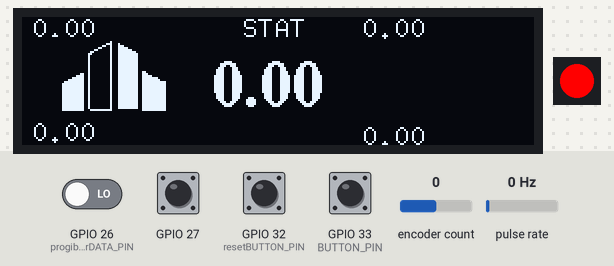
Simulated run of this program. Board: ESP32. Parts: 256×64 one-colour display, 1 RGB LEDs in strip order, left to right. Wiring (inferred from the names in the program): pulse sensor: data GPIO 35. The test bench sets the inputs (shaded band); at power-on: GPIO 27, GPIO 32 (resetBUTTON_PIN), GPIO 33 (BUTTON_PIN) HIGH, GPIO 26 (progibomerDATA_PIN) LOW, encoder count 0, pulse rate 0 Hz. The local clock reads 2024-03-15 10:24:30 at power-on unless the program sets it; storage starts empty; what the program prints to the serial monitor is not drawn.

Above: at 1.2 s.
1.3 s: GPIO 27 pulled LOW for 0.15 s
3.0 s: GPIO 33 (BUTTON_PIN) pulled LOW for 0.15 s
At 3.8 s:
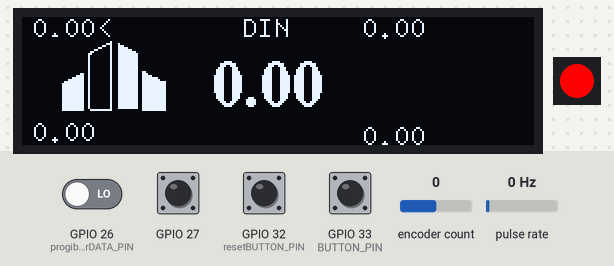
4.7 s: encoder count set to 4
6.4 s: GPIO 26 (progibomerDATA_PIN) driven HIGH
At 7.0 s:
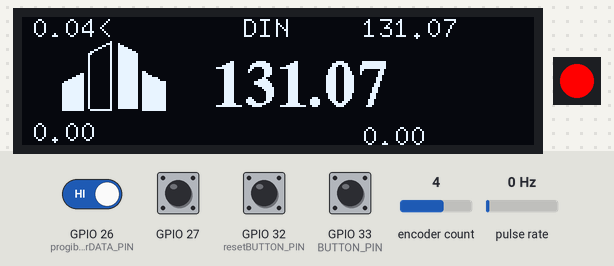
7.9 s: encoder count set to 8
At 9.2 s:
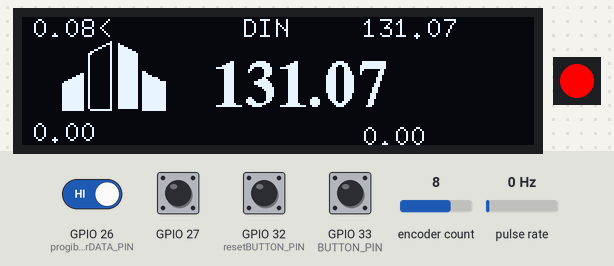
9.5 s: GPIO 32 (resetBUTTON_PIN) pulled LOW for 0.15 s
At 9.75 s:
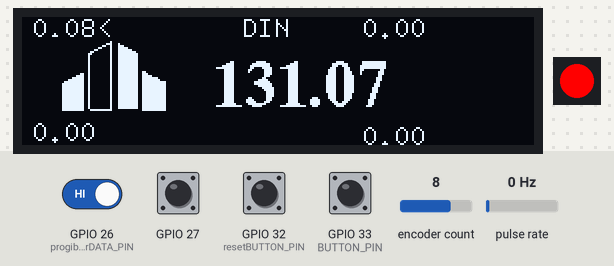
Timing chart, 0 to 12.3 s (numbered marks = the images above; inputs shaded):
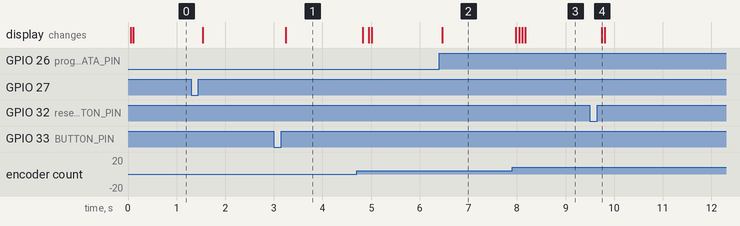

The program:

main.cpp
```cpp
//#include <libraries.h> // Libraries defined
#include <config.h> // all configuration values and libraries

File myFile;
RTC_DS3231 rtc;
U8G2_SSD1322_NHD_256X64_F_4W_HW_SPI u8g2(U8G2_R0, 5,13,12);	// Enable U8G2_16BIT in u8g2.h
Encoder enc(encoders2clock,encoders1data,encoderbutton);
GButton ModeButton (BUTTON_PIN, HIGH_PULL, NORM_OPEN);
GButton ResetButton (resetBUTTON_PIN, HIGH_PULL, NORM_OPEN);
CRGB leds[1];


void setup() {
  //setup our pins
  pinMode(progibomerDATA_PIN, INPUT);
  pinMode(progibomerCLOCK_PIN, OUTPUT);
  //encoder setup
  enc.setType(TYPE2);
  attachInterrupt(encoders2clock, isr, CHANGE);
  //button setup
  ModeButton.setTickMode(AUTO);
  ResetButton.setTickMode(AUTO);
  ResetButton.setType(HIGH_PULL);
  //LED setup

  FastLED.addLeds<PL9823, LED_PIN , RGB>(leds, 1);

  //give some default values
  digitalWrite(progibomerCLOCK_PIN, HIGH);
  Serial.begin(115200);
  u8g2.begin();
  Wire.begin();
  rtc.begin();
  rtc.adjust(DateTime(F(__DATE__), F(__TIME__)));
  DateTime now = rtc.now();

  // SD card init
  SD.begin(SD_PIN);
  createDir(SD, "/DAT");
  createDir(SD, "/DIN");

  lastMinute =now.minute();
  lastHour = now.hour();
  DynamicMode = false;

  convertYear = now.year() - 2000;
  fileNameTimeDAT = String(now.hour()) + String(now.day())  + String(now.month()) + String(convertYear);
  title = "Date;Time;ID;FW version;Channel;Mode;Value; \n";
  fileNameDAT = "/DAT/" + fileNameTimeDAT + ".csv";
 // appendFile(SD,fileNameDAT.c_str(), title.c_str());

}

void loop() {
  //time reading
  DateTime now = rtc.now();
  enc.tick();
  analogWrite(LED_PIN,200);


 //math
  unsigned long reading = readPosition();
  // result2 = reading - formula1; 24 bit ?
  //  result3 = result2 * formula2;
  step3 = reading * formula2;
  result = step3 - zerovalue;
  Serial.println(result);
  if(result > maxvalue){
    maxvalue = result;
  }
  if(result < minvalue){
    minvalue = result;
  }
  if (ModeButton.isClick()) DynamicMode = !DynamicMode;
  if (ResetButton.isClick()) {
  zerovalue = step3 ;
  maxvalue = 0;
  minvalue = 0;
  }
  //limits
   if(limMode == 0 && enc.isClick()){
    limMode = 1;
  }
    if(limMode == 1){
      if (enc.isRight()) highlim = highlim + 0.01;
      if (enc.isLeft()) highlim = highlim - 0.01;
      if (enc.isRightH()) highlim = highlim + 0.1;
      if (enc.isLeftH()) highlim = highlim - 0.1;
        if(enc.isClick()){
          limMode = 2;
        }

    }if(limMode == 2){
      if (enc.isRight()) lowlim = lowlim + 0.01;
      if (enc.isLeft()) lowlim = lowlim - 0.01;
      if (enc.isRightH()) lowlim = lowlim + 0.1;
      if (enc.isLeftH()) lowlim = lowlim - 0.1;
        if(enc.isClick()){
          limMode = 0;
        }
    }
    if(result >= highlim || result <= lowlim ){
      leds[0] = CRGB::Red;
      FastLED.show();
    }else if(result >= highlim-(highlim*0.10) && result < highlim){
      leds[0] = CRGB::Yellow;
      FastLED.show();
    }else if(result <= lowlim-(lowlim *0.10) && result > lowlim){
      leds[0] = CRGB::Yellow;
      FastLED.show();
    }else{
      leds[0] = CRGB::Green;
      FastLED.show();
    }

  if(now.second()<10){
    convertSecond = "0" + String(now.second());
  }else{
    convertSecond = String(now.second());
  }
  if(now.minute()<10){
    convertMinute = "0" + String(now.minute());
  }else{
    convertMinute = String(now.minute());
  }
  if (DynamicMode == false){
  programDelay = 10000;
  digitalWrite(LED_PIN, LOW);
  if(lastHour != now.hour()){
    fileNameTimeDAT = String(now.hour()) + String(now.day())  + String(now.month()) + String(convertYear);
    lastHour = now.hour();
    fileNameDAT = "/DAT/" + fileNameTimeDAT + ".csv";
    appendFile(SD, fileNameDAT.c_str(), title.c_str());
  }
  String time = String(now.day()) + "." + String(now.month()) + "." + String(now.year()) + ";" + String(now.hour()) + ":" + String(convertMinute) + ":" + String(convertSecond);
  dataMessage = time + ";100;03.00;01;V;" + String(result, 6) + ";" + "\n";
    if (millis()- last_time > programDelay){
    last_time = millis();
    appendFile(SD, fileNameDAT.c_str(), dataMessage.c_str());
    }
  }

   if (DynamicMode == true){
  programDelay = 20;
  digitalWrite(LED_PIN, HIGH);
  if(lastMinute != now.minute()){
    fileNameTimeDIN = String(now.hour()) + convertMinute  + convertSecond + "01";
    fileNameDIN = "/DIN/" + fileNameTimeDIN + ".csv";
    lastMinute = now.minute();
    timeDIN = String(now.day()) + "." + String(now.month()) + "." + String(now.year()) + ";" + String(now.hour()) + ":" + String(convertMinute) + ":" + String(convertSecond);
    messageDIN = timeDIN + ";100;03.00;01;06" + "\n";
    appendFile(SD, fileNameDIN.c_str(), title.c_str());
    appendFile(SD, fileNameDIN.c_str(), messageDIN.c_str());
  }
  dataMessage = String(result, 6) + ";" + "\n";
    if (millis()- last_time > programDelay){
    last_time = millis();
    appendFile(SD, fileNameDIN.c_str(), dataMessage.c_str());
    }

  }

  u8g2.firstPage();
  u8g2.clearBuffer();
  u8g2.setFont( u8g2_font_8x13_mf);
  u8g2.setCursor(5,10);
  u8g2.print(highlim);
  if(limMode == 1){
    u8g2.print("<");
  }
  u8g2.setCursor(10,70);
  u8g2.drawXBMP(0,10,90,40,epd_bitmap_Science_Gauge);
  u8g2.setCursor(5,62);
  u8g2.print(lowlim);
  if(limMode == 2){
    u8g2.print("<");
  }
  u8g2.setCursor(110,10);
  if(!DynamicMode){
    u8g2.print("STAT");
  }else{
    u8g2.print("DIN");
  }
  u8g2.setCursor(170,10);
  u8g2.print(maxvalue);
  u8g2.setCursor(170,64);
  u8g2.print(minvalue);
  u8g2.setFont( u8g2_font_timB24_tr);
  u8g2.setCursor(95,45);
  u8g2.print(result);
  u8g2.sendBuffer();


}


//read the current angular position
unsigned long readPosition() {
  unsigned long sample1 = shiftIn(progibomerDATA_PIN, progibomerCLOCK_PIN, BIT_COUNT);
  return sample1;
}

//read in a byte of data from the digital input of the board.
unsigned long shiftIn(const int data_pin, const int clock_pin, const int bit_count) {
  unsigned long data = 0;
  for (int i=0; i<bit_count; i++) {
    data <<= 1;
    digitalWrite(clock_pin, LOW);
    delayMicroseconds(9);
    digitalWrite(clock_pin, HIGH);
    delayMicroseconds(9);

    data |= digitalRead(data_pin);
    //Serial.println(data);
  }

  return data;
}
//11111
// void displayPrint(unsigned long displayValue){
//   display.clearDisplay();
//   display.setTextColor(WHITE);
//   display.setTextSize(1);
//   display.setCursor(0, 0);
//   display.print("Result:");
//   display.setTextSize(2);
//   display.setCursor(0, 8);
//   display.print(displayValue);
//11111
void appendFile(fs::FS &fs, const char * path, const char * message){
  File file = fs.open(path, FILE_APPEND);
  file.print(message);
  file.close();
}

void createDir(fs::FS &fs, const char * path){
  Serial.printf("Creating Dir: %s\n", path);
  if(fs.mkdir(path)){
    Serial.println("Dir created");
  } else {
    Serial.println("mkdir failed");
  }
}


// encoder
void isr() {
  enc.tick();
}
```

config.h
```cpp
#include <libraries.h>

// That file include all varibles used for encoder program

// Pins
const int progibomerCLOCK_PIN  {25}; // RX pin
const int progibomerDATA_PIN  {26}; //TX pin
const int BIT_COUNT  {17}; //amount of bits encoder have
const int SD_PIN {14};  // pin for sd card
#define BUTTON_PIN 33 // pin for mode button
#define resetBUTTON_PIN 32 // pin for reset button (result to zero)
const int LED_PIN {15}; // pin for LED
//Control Encoder
const int encoders1data {34};
const int encoders2clock {35};
const int encoderbutton{27};
// Math
const float formula2  {0.000999964};
//0.0000153547881599881 - 24 bit
const long formula1  {8000000};
unsigned long step2 {};
float step3 {};
float result {};
float zerovalue{}; // the value to subtract to get 0 for result
float minvalue {0};
float maxvalue {0};

//limits
int limMode {0}; //  1 = set high limit    2 = set low limit  0 = regular mode
float highlim {0};
float lowlim {};

//Time
int timing {12};
int Btime {0};
int timer_count[4] = {0, 0, 0, 0};
unsigned long last_time {};
long programDelay {};
int convertYear {};
String convertMinute {};
String convertSecond{};
int lastHour{};
int lastMinute{};

//Button
boolean DynamicMode;
unsigned long lastDebounceTime {0};
unsigned long lastResetDebounceTime {0};
int buttonState;
int resetButtonState;
long DEBOUNCE_TIME {50};
int lastButtonState = LOW;  // the previous reading from the input pin
int lastResetButtonState = LOW;
boolean staticTitle = true;

//Initialization
String dataMessage;
String title;
String messageDIN;
String timeDIN;

//File Name
String fileNameDAT;
String fileNameDIN;
String fileNameTimeDAT;
String fileNameTimeDIN;

//Functions
void appendFile(fs::FS &fs, const char * path, const char * message);
void createDir(fs::FS &fs, const char * path);
unsigned long readPosition();
unsigned long shiftIn(const int data_pin, const int clock_pin, const int bit_count);
void createDirectories(const char* path);
void isr(); // encoder Interrupt

//  logo pic for display
// '', 90x40px
const unsigned char epd_bitmap_Science_Gauge [] PROGMEM = {
	0x00, 0x00, 0x00, 0x00, 0x00, 0x00, 0x00, 0x00, 0x00, 0x00, 0x00, 0x00, 0x00, 0x00, 0x00, 0x00,
	0x00, 0x00, 0x00, 0x00, 0x00, 0x00, 0x00, 0x00, 0x00, 0x00, 0x00, 0x00, 0x00, 0x10, 0x00, 0x00,
	0x00, 0x00, 0x00, 0x00, 0x00, 0x00, 0x00, 0x00, 0x00, 0x1c, 0x01, 0x00, 0x00, 0x00, 0x00, 0x00,
	0x00, 0x00, 0x00, 0x00, 0x00, 0x13, 0x07, 0x00, 0x00, 0x00, 0x00, 0x00, 0x00, 0x00, 0x00, 0x00,
	0xc0, 0x10, 0x1f, 0x00, 0x00, 0x00, 0x00, 0x00, 0x00, 0x00, 0x00, 0x00, 0x30, 0x10, 0x7f, 0x00,
	0x00, 0x00, 0x00, 0x00, 0x00, 0x00, 0x00, 0x00, 0x0c, 0x10, 0xff, 0x01, 0x00, 0x00, 0x00, 0x00,
	0x00, 0x00, 0x00, 0x00, 0x06, 0x10, 0xff, 0x03, 0x00, 0x00, 0x00, 0x00, 0x00, 0x00, 0x00, 0x00,
	0x02, 0x10, 0xff, 0x03, 0x00, 0x00, 0x00, 0x00, 0x00, 0x00, 0x00, 0x00, 0x02, 0x10, 0xff, 0x03,
	0x00, 0x00, 0x00, 0x00, 0x00, 0x00, 0x00, 0x00, 0x02, 0x10, 0xff, 0x03, 0x00, 0x00, 0x00, 0x00,
	0x00, 0x00, 0x00, 0x00, 0x02, 0x10, 0xff, 0x03, 0x00, 0x00, 0x00, 0x00, 0x00, 0x00, 0x00, 0x00,
	0x02, 0x10, 0xff, 0x03, 0x00, 0x00, 0x00, 0x00, 0x00, 0x00, 0x00, 0x00, 0x02, 0x10, 0xff, 0x03,
	0x00, 0x00, 0x00, 0x00, 0x00, 0x00, 0x00, 0x00, 0x02, 0x10, 0xff, 0x03, 0x00, 0x00, 0x00, 0x00,
	0x00, 0x00, 0x00, 0x00, 0x02, 0x10, 0xff, 0x03, 0x00, 0x00, 0x00, 0x00, 0x00, 0x00, 0x00, 0x00,
	0x02, 0x10, 0xff, 0x33, 0x00, 0x00, 0x00, 0x00, 0x00, 0x00, 0x00, 0x60, 0x02, 0x10, 0xff, 0x73,
	0x00, 0x00, 0x00, 0x00, 0x00, 0x00, 0x00, 0x78, 0x02, 0x10, 0xff, 0xf3, 0x01, 0x00, 0x00, 0x00,
	0x00, 0x00, 0x00, 0x7e, 0x02, 0x10, 0xff, 0xf3, 0x0f, 0x00, 0x00, 0x00, 0x00, 0x00, 0x80, 0x7f,
	0x02, 0x10, 0xff, 0xf3, 0x1f, 0x00, 0x00, 0x00, 0x00, 0x00, 0xe0, 0x7f, 0x02, 0x10, 0xff, 0xf3,
	0xff, 0x00, 0x00, 0x00, 0x00, 0x00, 0xf0, 0x7f, 0x02, 0x10, 0xff, 0xf3, 0xff, 0x00, 0x00, 0x00,
	0x00, 0x00, 0xf0, 0x7f, 0x02, 0x10, 0xff, 0xf3, 0xff, 0x00, 0x00, 0x00, 0x00, 0x00, 0xf0, 0x7f,
	0x02, 0x10, 0xff, 0xf3, 0xff, 0x00, 0x00, 0x00, 0x00, 0x00, 0xf0, 0x7f, 0x02, 0x10, 0xff, 0xf3,
	0xff, 0x00, 0x00, 0x00, 0x00, 0x00, 0xf0, 0x7f, 0x02, 0x10, 0xff, 0xf3, 0xff, 0x00, 0x00, 0x00,
	0x00, 0x00, 0xf0, 0x7f, 0x02, 0x10, 0xff, 0xf3, 0xff, 0x00, 0x00, 0x00, 0x00, 0x00, 0xf0, 0x7f,
	0x02, 0x10, 0xff, 0xf3, 0xff, 0x00, 0x00, 0x00, 0x00, 0x00, 0xf0, 0x7f, 0x02, 0x10, 0xff, 0xf3,
	0xff, 0x00, 0x00, 0x00, 0x00, 0x00, 0xf0, 0x7f, 0x02, 0x10, 0xff, 0xf3, 0xff, 0x00, 0x00, 0x00,
	0x00, 0x00, 0xf0, 0x7f, 0x02, 0x10, 0xff, 0xf3, 0xff, 0x00, 0x00, 0x00, 0x00, 0x00, 0xf0, 0x7f,
	0x02, 0x10, 0xff, 0xf3, 0xff, 0x00, 0x00, 0x00, 0x00, 0x00, 0xf0, 0x7f, 0x02, 0x10, 0xff, 0xf3,
	0xff, 0x00, 0x00, 0x00, 0x00, 0x00, 0xf0, 0x7f, 0x02, 0x10, 0xff, 0xf3, 0xff, 0x00, 0x00, 0x00,
	0x00, 0x00, 0xf0, 0x7f, 0xfc, 0x1f, 0x00, 0xf0, 0xff, 0x00, 0x00, 0x00, 0x00, 0x00, 0x00, 0x00,
	0x00, 0x00, 0x00, 0x00, 0x00, 0x00, 0x00, 0x00, 0x00, 0x00, 0x00, 0x00, 0x00, 0x00, 0x00, 0x00,
	0x00, 0x00, 0x00, 0x00, 0x00, 0x00, 0x00, 0x00, 0x00, 0x00, 0x00, 0x00, 0x00, 0x00, 0x00, 0x00
};
// Array of all bitmaps for convenience. (Total bytes used to store images in PROGMEM = 496)
const int epd_bitmap_allArray_LEN = 1;
const unsigned char* epd_bitmap_allArray[1] = {
	epd_bitmap_Science_Gauge
};
```

libraries.h
```cpp
#include <Arduino.h>
#include <Wire.h>
#include <SPI.h>
#include "FS.h"
#include <SD.h>
#include <RTClib.h>
#include <U8g2lib.h>
#include <GyverEncoder.h>
#include <GyverButton.h>
 #include <FastLED.h>
//#include <Adafruit_GFX.h>
```

Measured:
- after the input at 3.0 s, the display: changes after 0.25 s (image 1)
- after the input at 6.4 s, the display: changes after 0.06 s (image 2)
- after the input at 7.9 s, the display: first changes after 0.08 s (image 3 shows a later state)
- after the input at 9.5 s, the display: changes after 0.25 s (image 4)
